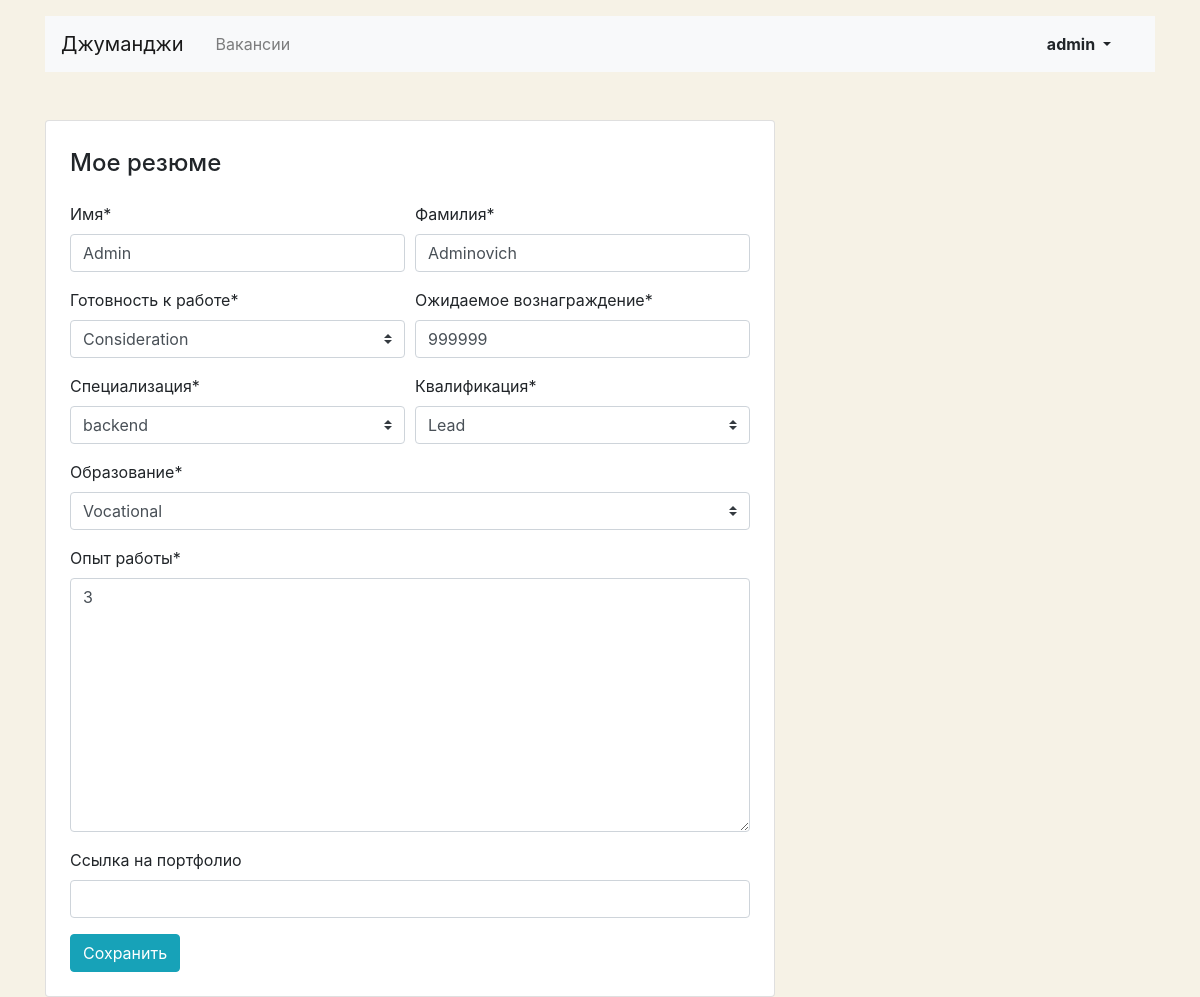
The app's page /myresume/ (signed in), older data.
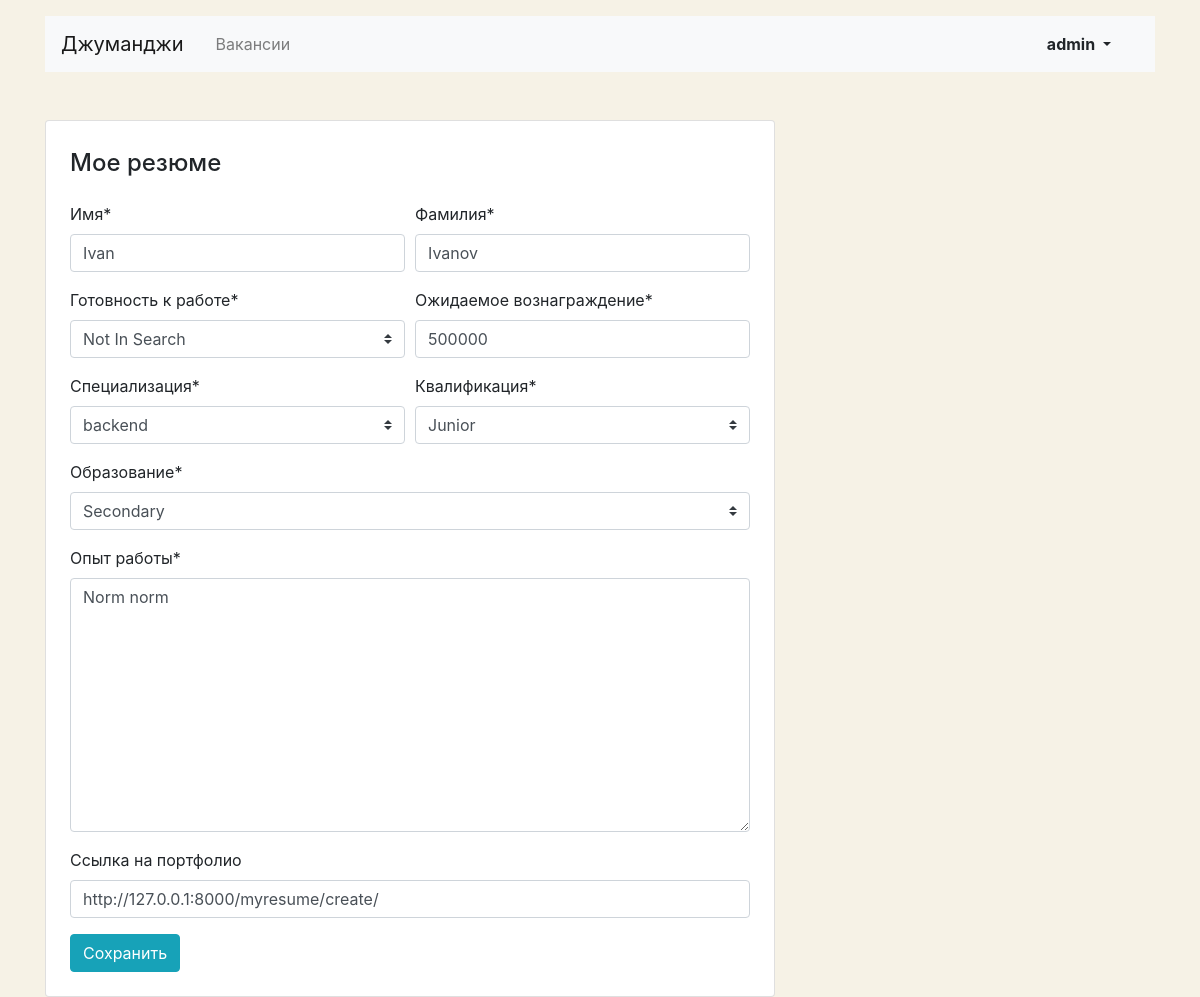
The same page, newer data.
### myapp/models.py (models this page shows, shortened)
class Resume(models.Model):
    class EducationChoices(models.TextChoices):
        missing = "Отсутствует"
        secondary = "Среднее"
        vocational = "Средне-специальное"
        incomplete_higher = "Неполное высшее"
        higher = "Высшее"
    class GradeChoices(models.TextChoices):
        intern = "intern"
        junior = "junior"
        middle = "middle"
        senior = "senior"
        lead = "lead"
    class WorkStatusChoices(models.TextChoices):
        not_in_search = "Не ищу работу"
        consideration = "Рассматриваю предложения"
        in_search = "Ищу работу"
    user = models.OneToOneField(User, on_delete=models.CASCADE, related_name="resumes")
    name = models.CharField(
        max_length=30, validators=[MinLengthValidator(2)], blank=False
    )
    surname = models.CharField(
        max_length=30, validators=[MinLengthValidator(2)], blank=False
    )
    status = models.CharField(choices=WorkStatusChoices.choices, max_length=25)
    salary = models.PositiveIntegerField(blank=False)
    specialty = models.ForeignKey(
        Specialty, on_delete=models.CASCADE, related_name="resumes"
    )
    grade = models.CharField(choices=GradeChoices.choices, max_length=25)
    education = models.CharField(choices=EducationChoices.choices, max_length=25)
    experience = models.TextField(max_length=1000)
    portfolio = models.URLField(blank=True)
    class Meta:
        verbose_name = "Резюме"
        verbose_name_plural = "Резюме"

### myapp/views.py (the view)
# urls.py: path("myresume/", views.MyResume.as_view(), name="my_resume"),
class MyResume(LoginRequiredMixin, UserMustHasResume, SuccessMessageMixin, UpdateView):
    login_url = "/login/"
    template_name = "myapp/resume-edit.html"
    form_class = ResumeForm
    success_url = reverse_lazy("my_resume")
    success_message = "Ваше резюме обновлено!"
    def get_object(self):
        return models.Resume.objects.get(user=self.request.user)

### myapp/models.py (called while the page is built)
    def __str__(self):
        return self.code

### myapp/permissions.py (called while the page is built)
    def test_func(self):
        return models.Resume.objects.filter(user=self.request.user).exists()

### myapp/templates/myapp/resume-edit.html (shortened to what this page needs)
{% extends 'base.html' %}
{% block content %}
{% load crispy_forms_tags %}
<main class="container">
  <div class="row mt-5">
    <div class="col-12 col-lg-8">
      <div class="card">
        <div class="card-body px-4 pb-4">
          <section class="tab-pane fade show active">
            <h2 class="h4 pt-2 pb-3">Мое резюме</h2>
            {% crispy form %}
          </section>
        </div>
      </div>
    </div>
  </div>
</main>
{% endblock %}

Row changes from the older to the newer data that the page shows:
removed Resume: name "Admin", surname "Adminovich", status "Consideration", salary "999999", specialty "backend", grade "Lead", education "Vocational", experience "3"
added Resume: name "Ivan", surname "Ivanov", status "Not In Search", salary "500000", specialty "backend", grade "Junior", education "Secondary", experience "Norm norm", portfolio "http://127.0.0.1:8000/myresume/create/"
